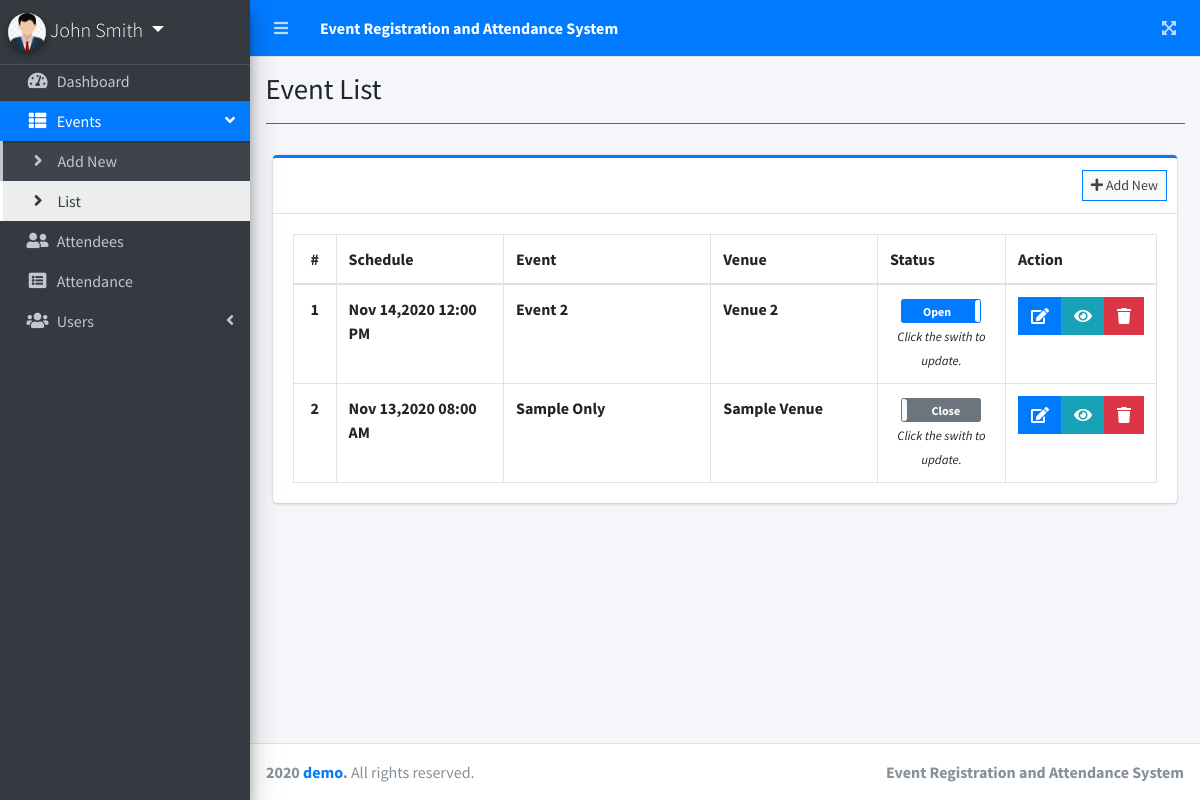
The page /admin/index.php?page=event_list (signed in) on the database its author committed.
### tables this page shows
CREATE TABLE `events` (
  `id` int(30) NOT NULL,
  `event_datetime` datetime NOT NULL,
  `event` varchar(200) NOT NULL,
  `description` text NOT NULL,
  `venue` text NOT NULL,
  `status` tinyint(1) NOT NULL DEFAULT 0 COMMENT '0 Pending, 1=Open,2=Done',
  `date_created` datetime NOT NULL DEFAULT current_timestamp()
);

### admin/event_list.php (the view, shortened to what this page needs)
<?php include'db_connect.php' ?>
<div class="col-lg-12">
	<div class="card card-outline card-primary">
		<div class="card-header">
			<div class="card-tools">
				<a class="btn btn-block btn-sm btn-default btn-flat border-primary" href="./index.php?page=new_event"><i class="fa fa-plus"></i> Add New</a>
			</div>
		</div>
		<div class="card-body">
			<table class="table tabe-hover table-bordered" id="list">
				<colgroup>
					<col width="5%">
					<col width="20%">
					<col width="25%">
					<col width="20%">
					<col width="15%">
					<col width="15%">
				</colgroup>
				<thead>
					<tr>
						<th class="text-center">#</th>
						<th>Schedule</th>
						<th>Event</th>
						<th>Venue</th>
						<th>Status</th>
						<th>Action</th>
					</tr>
				</thead>
				<tbody>
					<?php
					$i = 1;
					$qry = $conn->query("SELECT * FROM events order by unix_timestamp(date_created) desc ");
					while($row= $qry->fetch_assoc()):
					?>
					<tr>
						<th class="text-center"><?php echo $i++ ?></th>
						<td><b><?php echo date("M d,Y h:i A",strtotime($row['event_datetime']))?></b></td>
						<td><b><?php echo ucwords($row['event']) ?></b></td>
						<td><b><?php echo ucwords($row['venue']) ?></b></td>
						<td class="text-center">
							<div class="d-block">
							<?php if($row['status'] == 0): ?>
							<?php if(strtotime(date("Y-m-d H:i:s")) < strtotime($row['event_datetime'])): ?>
								<span class="badge badge-secondary">Pending</span>
							<?php else: ?>
								<br>
								<small><i>Click the swith to update.</i></small>
							<?php endif; ?>
							<?php elseif($row['status'] == 2): ?>
								<br>
								<small><i>Click the swith to update.</i></small>
							<?php endif; ?>
							</div>
						</td>
						<td class="text-center">
		                    <div class="btn-group">
		                        <a href="./index.php?page=edit_event&id=<?php echo $row['id'] ?>" class="btn btn-primary btn-flat">
		                          <i class="fas fa-edit"></i>
		                        </a>
		                         <a href="./index.php?page=view_event&id=<?php echo $row['id'] ?>" class="btn btn-info btn-flat">
		                          <i class="fas fa-eye"></i>
		                        </a>
		                        <button type="button" class="btn btn-danger btn-flat delete_event" data-id="<?php echo $row['id'] ?>">
		                          <i class="fas fa-trash"></i>
		                        </button>
	                      </div>
						</td>
					</tr>
				<?php endwhile; ?>
				</tbody>
			</table>
		</div>
	</div>
</div>

### rows shown on the page
events: event_datetime "Nov 14,2020 12:00 PM", event "Event 2", venue "Venue 2"
events: event_datetime "Nov 13,2020 08:00 AM", event "Sample Only", venue "Sample Venue"

### other values the page prints
$_SESSION['login_firstname'].' '.$_SESSION['login_lastname'] "John Smith"
$title "Event List"
